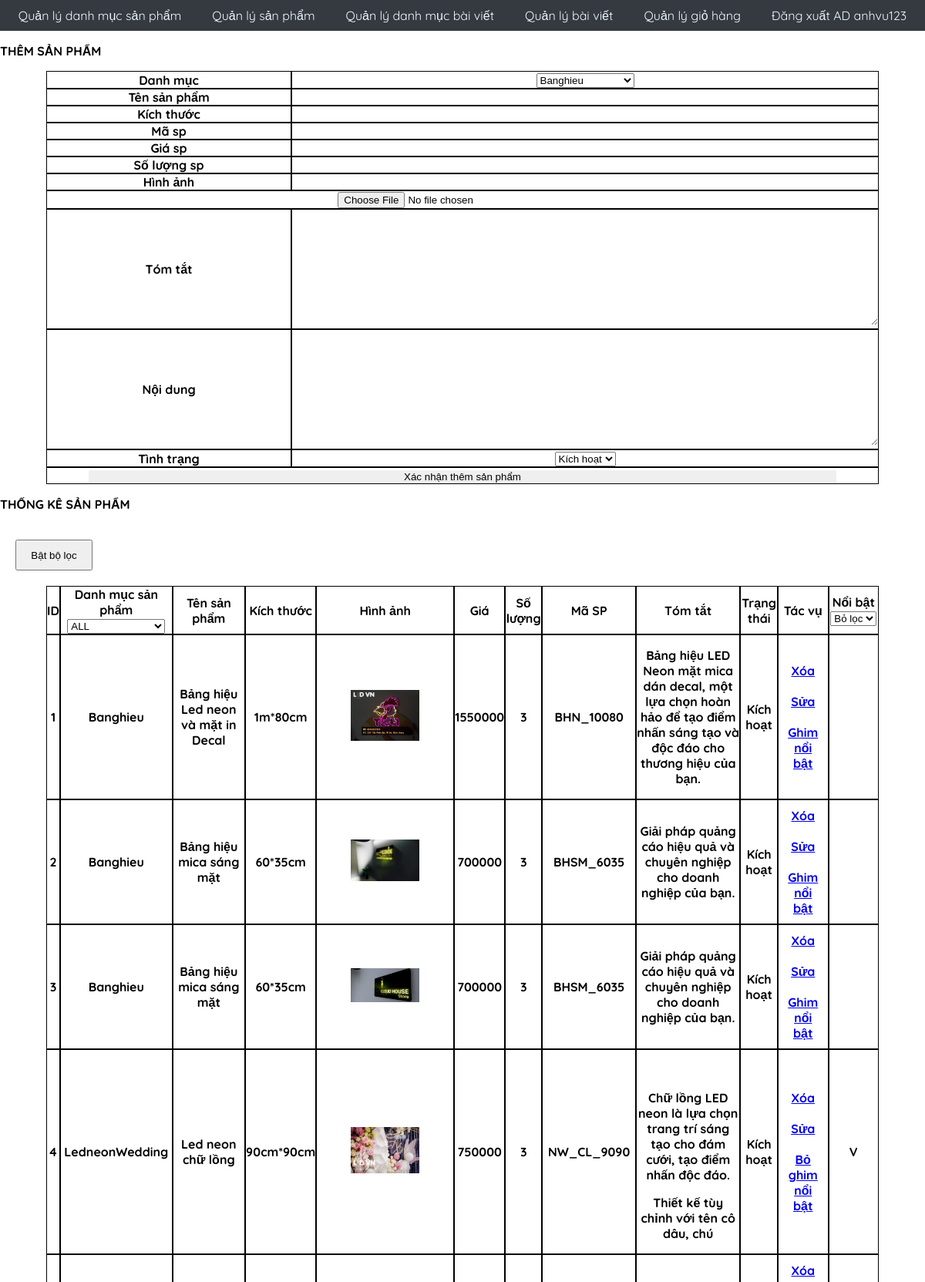
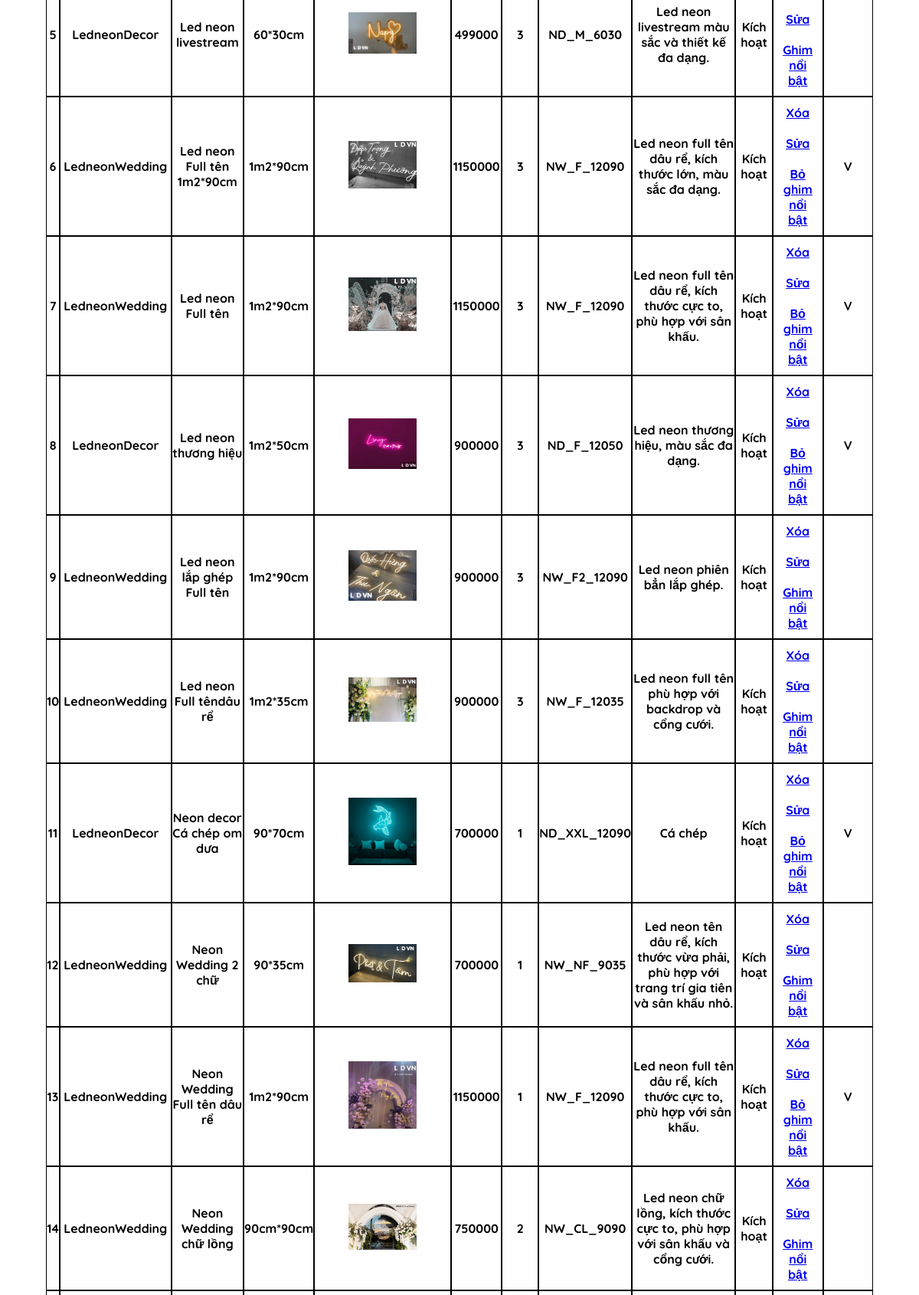
Screenshot of /admincp/admincp_index.php?action=quanlysanpham&query=them (signed in, upper part) with the database file from the repository (2 pictures, top to bottom).
### tables this page shows
CREATE TABLE `tbl_sanpham` (
  `id_sanpham` int(11) NOT NULL,
  `danhmucsanpham` varchar(100) NOT NULL,
  `tensp` varchar(250) NOT NULL,
  `kichthuoc` varchar(50) NOT NULL,
  `masp` varchar(100) NOT NULL,
  `giasp` varchar(50) NOT NULL,
  `soluong` int(11) NOT NULL,
  `hinhanh` varchar(50) NOT NULL,
  `tomtat` tinytext NOT NULL,
  `noidung` text NOT NULL,
  `tinhtrang` int(11) NOT NULL,
  `noibat` int(11) NOT NULL
);

### admincp/modules/quanlysanpham/lietke.php (the view, shortened to what this page needs)
<p class="pagename">THỐNG KÊ SẢN PHẨM</p>
<?php
    if(isset($_POST['filter_active_btn'])){
        $noibat = $_POST['noibat'];
        if($_POST['danhmuc']== "ALL"){
            $sql_lietke_sp = "SELECT * FROM tbl_sanpham  WHERE  noibat = '".$noibat."'  ORDER BY id_sanpham DESC";
        }
        else{
            $sql_lietke_sp = "SELECT * FROM tbl_sanpham WHERE danhmucsanpham = '".$_POST['danhmuc']."' AND noibat = '".$noibat."'  ORDER BY id_sanpham DESC";
        }
        $query_lietke_sp = mysqli_query($mysqli, $sql_lietke_sp);
    }else{
        $sql_lietke_sp = "SELECT * FROM tbl_sanpham ORDER BY id_sanpham DESC";
        $query_lietke_sp = mysqli_query($mysqli, $sql_lietke_sp);
    }
?>
<table class="data_table">
    <form action="" id="filter_data" method="POST">
        <tr>
            <button class="filter_active_btn" name = "filter_active_btn">Bật bộ lọc</button>
        </tr>
        <tr>
            <th>ID</th>
            <th>Danh mục sản phẩm
                <select name="danhmuc" id="" >
                    <option value="ALL"> ALL</option>
                </select>
            </th>
            <th>Tên sản phẩm</th>
            <th>Kích thước</th>
            <th>Hình ảnh</th>
            <th>Giá</th>
            <th>Số lượng</th>
            <th>Mã SP</th>
            <th>Tóm tắt</th>
            <th>Trạng thái</th>
            <th>Tác vụ</th>
            <th>
                Nổi bật
                <select name="noibat" id="" >
                    <option value="0">Bỏ lọc</option>
                </select>
            </th>
        </tr>
    </form>
    <?php
        $i = 0;
        while ($row = mysqli_fetch_array($query_lietke_sp)) {
            $i++;
    ?>
        <form action="" method="post">
            <tr>
                <td><?php echo $i ?></td>
                <td><?php echo $row['danhmucsanpham']?></td>
                <td><?php echo $row['tensp']?></td>
                <td><?php echo $row['kichthuoc']?></td>
                <td><img src="modules/quanlysanpham/uploads/<?php echo $row['hinhanh']?>" alt="<?php echo $row['hinhanh']?>"  ></td>
                <td><?php echo $row['giasp']?></td>
                <td><?php echo $row['soluong']?></td>
                <td><?php echo $row['masp']?></td>
                <td><?php echo $row['tomtat']?></td>
                <td><?php if($row['tinhtrang'] == 1){ echo 'Kích hoạt';} else {echo 'Ẩn';}?></td>
                <td class="tacvu">
                    <div class="tacvu_content">
                        <a href="modules/quanlysanpham/xuly.php?idsanpham=<?php echo $row['id_sanpham']?>">Xóa</a>
                        <a href="?action=quanlysanpham&query=sua&idsanpham=<?php echo $row['id_sanpham'] ?>">Sửa</a>
                        <?php
                            if($row['noibat'] == 0){
                                echo '<a href="?action=quanlysanpham&query=noibat&idsanpham=' . $row['id_sanpham'] . '">Ghim nổi bật</a>';
                            }
                            else{
                                echo '<a href="?action=quanlysanpham&query=xoanoibat&idsanpham=' . $row['id_sanpham'] . 's">Bỏ ghim nổi bật</a>';
                            }
                        ?>
                    </div>
                </td>
                <td>
                    <?php
                        if($row['noibat'] == 1){
                            echo 'V';
                        }
                    ?>
                </td>
            </tr>
        </form>
    <?php
        }
    ?>
</table>

### admincp/assets/css/admincp.css (style rules this page uses)
body { margin: 0; padding: 0; font-family: 'Quicksand', sans-serif !important; }
html { font-family: 'Quicksand', sans-serif !important; scroll-behavior: smooth; }
p.pagename { font-weight: 900; }
.data_table { width: 90%; padding: 0; margin-left: 5%; border-spacing: 0; }
.filter_active_btn { width: 100px; height: 40px; margin: 20px; }
.data_table table, th, td { border: 1px solid black; border-collapse: collapse; text-align: center; vertical-align: center; padding: 0; margin: 0; }
td { font-weight: 900; }
td.tacvu { display: table-cell; }
.tacvu_content { display: flex; flex-direction: column; justify-content: space-between }
.tacvu_content a { padding: 10px; }
td img { width: 50%; }

### asset/css/Main_css/Main.css (style rules this page uses)
body { margin: 0; padding: 0; font-family: 'Quicksand', sans-serif !important; }
html { font-family: 'Quicksand', sans-serif !important; scroll-behavior: smooth; }

### rows the page displays
tbl_sanpham: danhmucsanpham "Banghieu", tensp "Bảng hiệu Led neon và mặt in Decal", kichthuoc "1m*80cm", hinhanh (picture), giasp "1550000", soluong "3", masp "BHN_10080", tomtat "Bảng hiệu LED Neon mặt mica dán decal, một lựa chọn hoàn hảo để tạo điểm nhấn sáng tạo và độc đáo cho thương hiệu của bạn.", tinhtrang "Kích hoạt"
tbl_sanpham: danhmucsanpham "Banghieu", tensp "Bảng hiệu mica sáng mặt", kichthuoc "60*35cm", hinhanh (picture), giasp "700000", soluong "3", masp "BHSM_6035", tomtat "Giải pháp quảng cáo hiệu quả và chuyên nghiệp cho doanh nghiệp của bạn.", tinhtrang "Kích hoạt"
tbl_sanpham: danhmucsanpham "Banghieu", tensp "Bảng hiệu mica sáng mặt", kichthuoc "60*35cm", hinhanh (picture), giasp "700000", soluong "3", masp "BHSM_6035", tomtat "Giải pháp quảng cáo hiệu quả và chuyên nghiệp cho doanh nghiệp của bạn.", tinhtrang "Kích hoạt"
tbl_sanpham: danhmucsanpham "LedneonWedding", tensp "Led neon chữ lồng", kichthuoc "90cm*90cm", hinhanh (picture), giasp "750000", soluong "3", masp "NW_CL_9090", tomtat "Chữ lồng LED neon là lựa chọn trang trí sáng tạo cho đám cưới, tạo điểm nhấn độc đáo. Thiết kế tùy chỉnh với tên cô dâu, chú", tinhtrang "Kích hoạt", noibat "V"
tbl_sanpham: danhmucsanpham "LedneonDecor", tensp "Led neon livestream", kichthuoc "60*30cm", hinhanh (picture), giasp "499000", soluong "3", masp "ND_M_6030", tomtat "Led neon livestream màu sắc và thiết kế đa dạng.", tinhtrang "Kích hoạt"
tbl_sanpham: danhmucsanpham "LedneonWedding", tensp "Led neon Full tên 1m2*90cm", kichthuoc "1m2*90cm", hinhanh (picture), giasp "1150000", soluong "3", masp "NW_F_12090", tomtat "Led neon full tên dâu rể, kích thước lớn, màu sắc đa dạng.", tinhtrang "Kích hoạt", noibat "V"
tbl_sanpham: danhmucsanpham "LedneonWedding", tensp "Led neon Full tên", kichthuoc "1m2*90cm", hinhanh (picture), giasp "1150000", soluong "3", masp "NW_F_12090", tomtat "Led neon full tên dâu rể, kích thước cực to, phù hợp với sân khấu.", tinhtrang "Kích hoạt", noibat "V"
tbl_sanpham: danhmucsanpham "LedneonDecor", tensp "Led neon thương hiệu", kichthuoc "1m2*50cm", hinhanh (picture), giasp "900000", soluong "3", masp "ND_F_12050", tomtat "Led neon thương hiệu, màu sắc đa dạng.", tinhtrang "Kích hoạt", noibat "V"
tbl_sanpham: danhmucsanpham "LedneonWedding", tensp "Led neon lắp ghép Full tên", kichthuoc "1m2*90cm", hinhanh (picture), giasp "900000", soluong "3", masp "NW_F2_12090", tomtat "Led neon phiên bẳn lắp ghép.", tinhtrang "Kích hoạt"
tbl_sanpham: danhmucsanpham "LedneonWedding", tensp "Led neon Full têndâu rể", kichthuoc "1m2*35cm", hinhanh (picture), giasp "900000", soluong "3", masp "NW_F_12035", tomtat "Led neon full tên phù hợp với backdrop và cổng cưới.", tinhtrang "Kích hoạt"
tbl_sanpham: danhmucsanpham "LedneonDecor", tensp "Neon decor Cá chép om dưa", kichthuoc "90*70cm", hinhanh (picture), giasp "700000", soluong "1", masp "ND_XXL_12090", tomtat "Cá chép", tinhtrang "Kích hoạt", noibat "V"
tbl_sanpham: danhmucsanpham "LedneonWedding", tensp "Neon Wedding 2 chữ", kichthuoc "90*35cm", hinhanh (picture), giasp "700000", soluong "1", masp "NW_NF_9035", tomtat "Led neon tên dâu rể, kích thước vừa phải, phù hợp với trang trí gia tiên và sân khấu nhỏ.", tinhtrang "Kích hoạt"
tbl_sanpham: danhmucsanpham "LedneonWedding", tensp "Neon Wedding Full tên dâu rể", kichthuoc "1m2*90cm", hinhanh (picture), giasp "1150000", soluong "1", masp "NW_F_12090", tomtat "Led neon full tên dâu rể, kích thước cực to, phù hợp với sân khấu.", tinhtrang "Kích hoạt", noibat "V"
tbl_sanpham: danhmucsanpham "LedneonWedding", tensp "Neon Wedding chữ lồng", kichthuoc "90cm*90cm", hinhanh (picture), giasp "750000", soluong "2", masp "NW_CL_9090", tomtat "Led neon chữ lồng, kích thước cực to, phù hợp với sân khấu và cổng cưới.", tinhtrang "Kích hoạt"

### other values shown
$_SESSION['dangnhap'] "anhvu123"
form field danhmucsanpham "Banghieu"
